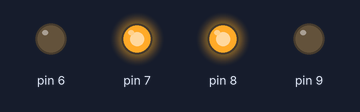
The sketch below on a simulated Arduino Uno, built with avr-gcc and run on an emulated ATmega328P. On the bench: output pins drawn as LEDs (lit = HIGH).

Above: at 0.5 s.
At 3.5 s:
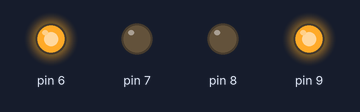
Timing chart, 0 to 4.6 s (numbered marks = the images above):
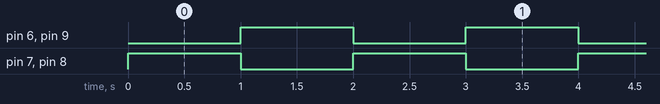

The sketch:

Motor_Driver_test_3.ino
```cpp
void setup() {
  pinMode (8,OUTPUT);
  pinMode(9,OUTPUT);
  pinMode(7,OUTPUT);
  pinMode(6,OUTPUT);

  // put your setup code here, to run once:

}

void loop() {
  digitalWrite(8,HIGH);
  digitalWrite(9,LOW);
  digitalWrite(7,HIGH);
  digitalWrite(6,LOW);
  delay(1000);
  digitalWrite(8,LOW);
  digitalWrite(9,HIGH);
  digitalWrite(7,LOW);
  digitalWrite(6,HIGH);

  delay(1000);

  // put your main code here, to run repeatedly:

}
```

Measured:
- by itself, pin 6–9: alternates HIGH for 1.0 s and LOW for 1.0 s
